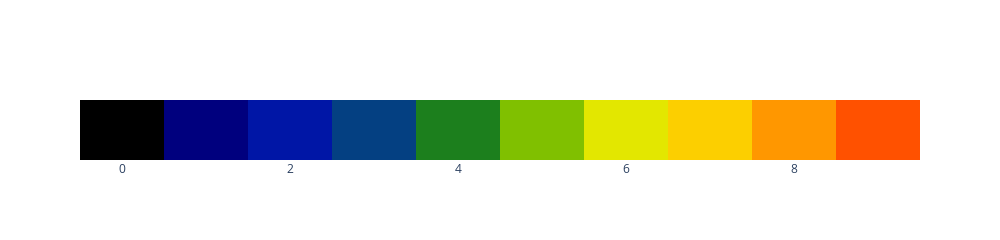

The code cell stored with this chart in its notebook:
### Markdown cell above
## Plotting Function

### Code cell
# Adjust the min and max values as fit (None if you want default min/max)
zmin = 0
zmax = 10

#For median subtracted plot
fig, zmin, zmax, colormap = phm.color_map(transformed,zmin,zmax)

# Preview the colormap
fig.show()

### Figure 1 — Plotly figure (JSON) as saved in the notebook; plotly's stock layout.template omitted (floating-point values rounded to 4 significant figures)
{"data": [{"colorscale": [[0, "#000000"], [0.1429, "#0000b4"], [0.2857, "#003791"], [0.4286, "#239100"], [0.5714, "#dcee00"], [0.7143, "#ffcc00"], [0.8571, "#ff7400"], [1, "#ff0000"]], "showscale": false, "type": "heatmap", "x": [0, 1, 2, 3, 4, 5, 6, 7, 8, 9], "y": [0, 0, 0, 0, 0, 0, 0, 0, 0, 0], "z": [0, 1, 2, 3, 4, 5, 6, 7, 8, 9], "zmax": 10, "zmin": 0}], "layout": {"height": 200, "width": 1000, "yaxis": {"showticklabels": false}}}
